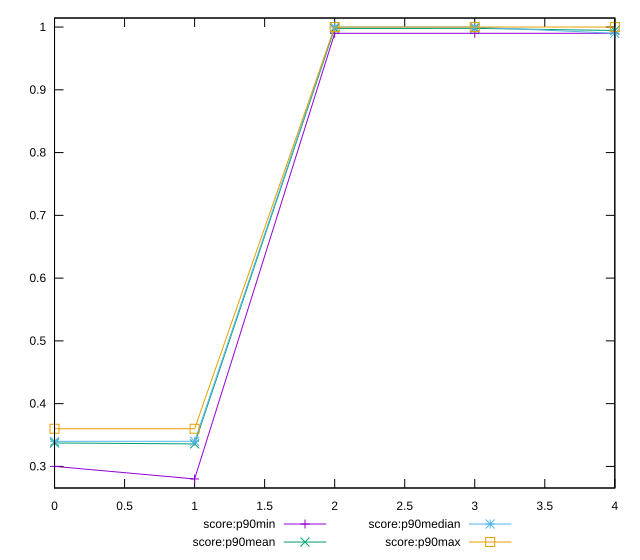

This chart was generated by the following gnuplot code:
reset

$scoreP90Min <<EOF
0 0.3
1 0.28
2 0.99
3 0.99
4 0.99
EOF

$scoreP90Mean <<EOF
0 0.33734042553191473
1 0.3358510638297872
2 0.9977659574468081
3 0.9978723404255319
4 0.9944680851063821
EOF

$scoreP90Median <<EOF
0 0.34
1 0.34
2 1
3 1
4 0.99
EOF

$scoreP90Max <<EOF
0 0.36
1 0.36
2 1
3 1
4 1
EOF

set key outside below
set xrange [0:4]
set yrange [0.2656:1.0144]
set trange [0.2656:1.0144]
set terminal svg size 640, 560 enhanced background rgb 'white'
set output "report_00018_2021-02-10T15-25-16.877Z/max-potential-fid/progression/score.svg"

plot $scoreP90Min title "score:p90min" with linespoints, \
     $scoreP90Mean title "score:p90mean" with linespoints, \
     $scoreP90Median title "score:p90median" with linespoints, \
     $scoreP90Max title "score:p90max" with linespoints

reset
